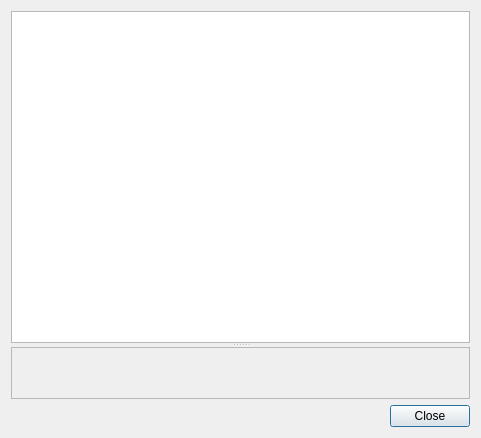
<ui version="4.0" >
 <class>Dialog</class>
 <widget class="QDialog" name="Dialog" >
  <property name="geometry" >
   <rect>
    <x>0</x>
    <y>0</y>
    <width>481</width>
    <height>438</height>
   </rect>
  </property>
  <property name="windowTitle" >
   <string>Dialog</string>
  </property>
  <layout class="QVBoxLayout" name="verticalLayout" >
   <item>
    <widget class="QSplitter" name="splitter" >
     <property name="orientation" >
      <enum>Qt::Vertical</enum>
     </property>
     <widget class="QTableView" name="tableView_revisions" >
      <property name="alternatingRowColors" >
       <bool>true</bool>
      </property>
      <property name="selectionMode" >
       <enum>QAbstractItemView::SingleSelection</enum>
      </property>
      <property name="selectionBehavior" >
       <enum>QAbstractItemView::SelectRows</enum>
      </property>
      <property name="showGrid" >
       <bool>false</bool>
      </property>
      <property name="gridStyle" >
       <enum>Qt::NoPen</enum>
      </property>
     </widget>
     <widget class="QFrame" name="frame" >
      <property name="frameShape" >
       <enum>QFrame::StyledPanel</enum>
      </property>
      <property name="frameShadow" >
       <enum>QFrame::Sunken</enum>
      </property>
     </widget>
    </widget>
   </item>
   <item>
    <widget class="QDialogButtonBox" name="buttonBox" >
     <property name="orientation" >
      <enum>Qt::Horizontal</enum>
     </property>
     <property name="standardButtons" >
      <set>QDialogButtonBox::Close</set>
     </property>
    </widget>
   </item>
  </layout>
 </widget>
 <resources/>
 <connections>
  <connection>
   <sender>buttonBox</sender>
   <signal>accepted()</signal>
   <receiver>Dialog</receiver>
   <slot>accept()</slot>
   <hints>
    <hint type="sourcelabel" >
     <x>248</x>
     <y>254</y>
    </hint>
    <hint type="destinationlabel" >
     <x>157</x>
     <y>274</y>
    </hint>
   </hints>
  </connection>
  <connection>
   <sender>buttonBox</sender>
   <signal>rejected()</signal>
   <receiver>Dialog</receiver>
   <slot>reject()</slot>
   <hints>
    <hint type="sourcelabel" >
     <x>316</x>
     <y>260</y>
    </hint>
    <hint type="destinationlabel" >
     <x>286</x>
     <y>274</y>
    </hint>
   </hints>
  </connection>
 </connections>
</ui>
